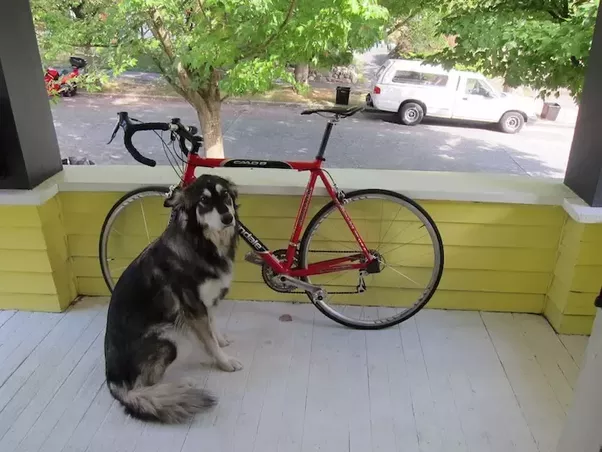
#> input picture projects/pytorch-yolov3-tiny/dog-cycle-car.png, 602 x 452 px, found by its file name
$ python draw.py
#> lines starting #> are read from the running program, lines starting #| are printed output that depends on the picture; after the words box and inside, x2 and y2 are one past the last pixel; in counts of white or black regions, pixels touching at a corner belong together
import cv2
import numpy as np

img = cv2.imread('E:/Mory/github/hackaway/projects/pytorch-yolov3-tiny/dog-cycle-car.png')
#> img is the input picture: shape (452, 602, 3); mean B, G, R 114.6, 135.5, 135.2

def basic(img):
    # draw line
    right_bottom = img.shape[1], img.shape[0]
    cv2.line(img, (0, 0), right_bottom, [0, 255, 0])

    center = tuple(x // 2 for x in right_bottom)
    cv2.circle(img, center, radius=min(right_bottom)//2, color=[0, 0, 255])

    cv2.rectangle(img, (0, 0), right_bottom, color=[255, 128, 128], thickness=4, lineType=2)

    cv2.imshow('demo', img)
    cv2.waitKey(0)

def argu(img):
    flipped = cv2.flip(img, -1) # -1, 0, 1
    cv2.imshow('argu', flipped)
    cv2.waitKey(0)

def mask(img):
    shape = img.shape[:2]
#> shape = (452, 602)
    center = tuple(x // 2 for x in shape)
#> center = (226, 301)
    mask = np.zeros(shape, dtype=np.uint8)
    cv2.circle(mask, center, min(center), color=255, thickness=-1)
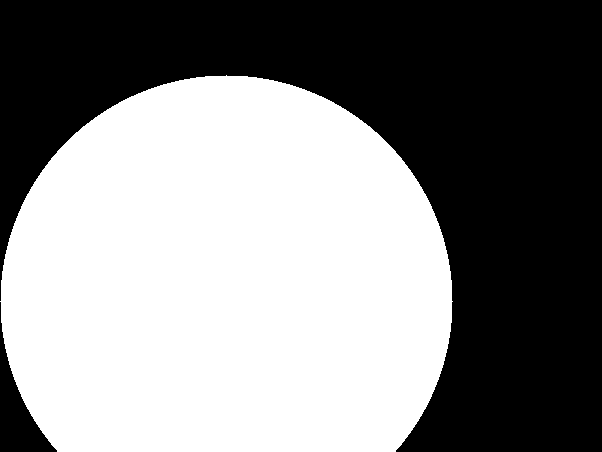
#> mask: shape (452, 602); 52.5% white; 2 black regions, box (x1, y1, x2, y2) and area: (0, 0, 602, 452) 126513, (0, 302, 57, 452) 2796
    masked = cv2.bitwise_and(img, img, mask=mask)
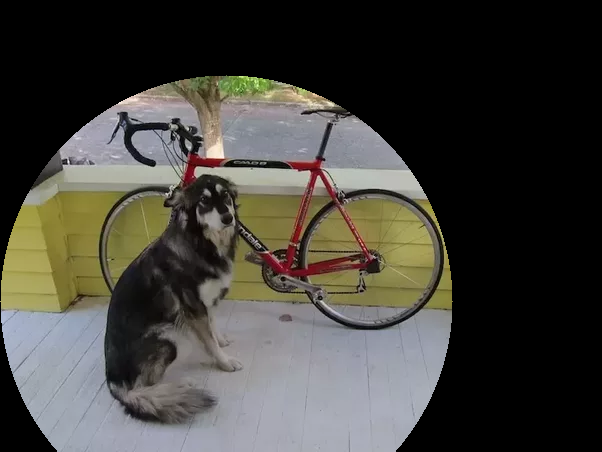
#> masked: shape (452, 602, 3); mean B, G, R 59.9, 65.8, 67.5
    cv2.imshow("mask", mask)
    cv2.imshow('mask applied to image', masked)
    cv2.waitKey(0)


mask(img)

$ run again, with projects/pytorch-yolov3-tiny/test.jpg saved as projects/pytorch-yolov3-tiny/dog-cycle-car.png
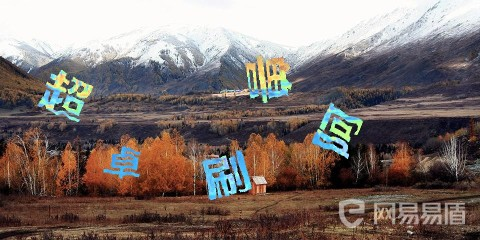
#> input picture projects/pytorch-yolov3-tiny/test.jpg, 480 x 240 px, found by its file name
#> img is the input picture: shape (240, 480, 3); mean B, G, R 109.2, 113.3, 125.6
#> in mask, `cv2.circle(mask, center, min(center), color=255, thickness=-1)`:
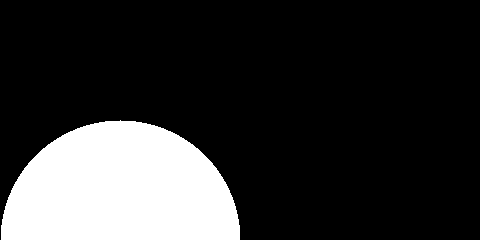
#> mask: shape (240, 480); 19.5% white; 1 white region, box (x1, y1, x2, y2) and area: (1, 120, 240, 240) 22492
#> in mask, `masked = cv2.bitwise_and(img, img, mask=mask)`:
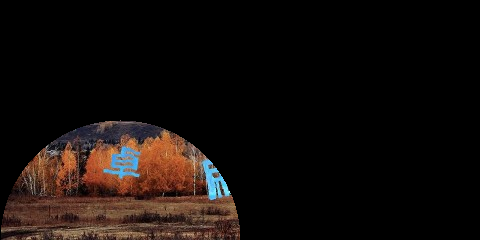
#> masked: shape (240, 480, 3); mean B, G, R 10.6, 13.1, 19.5
